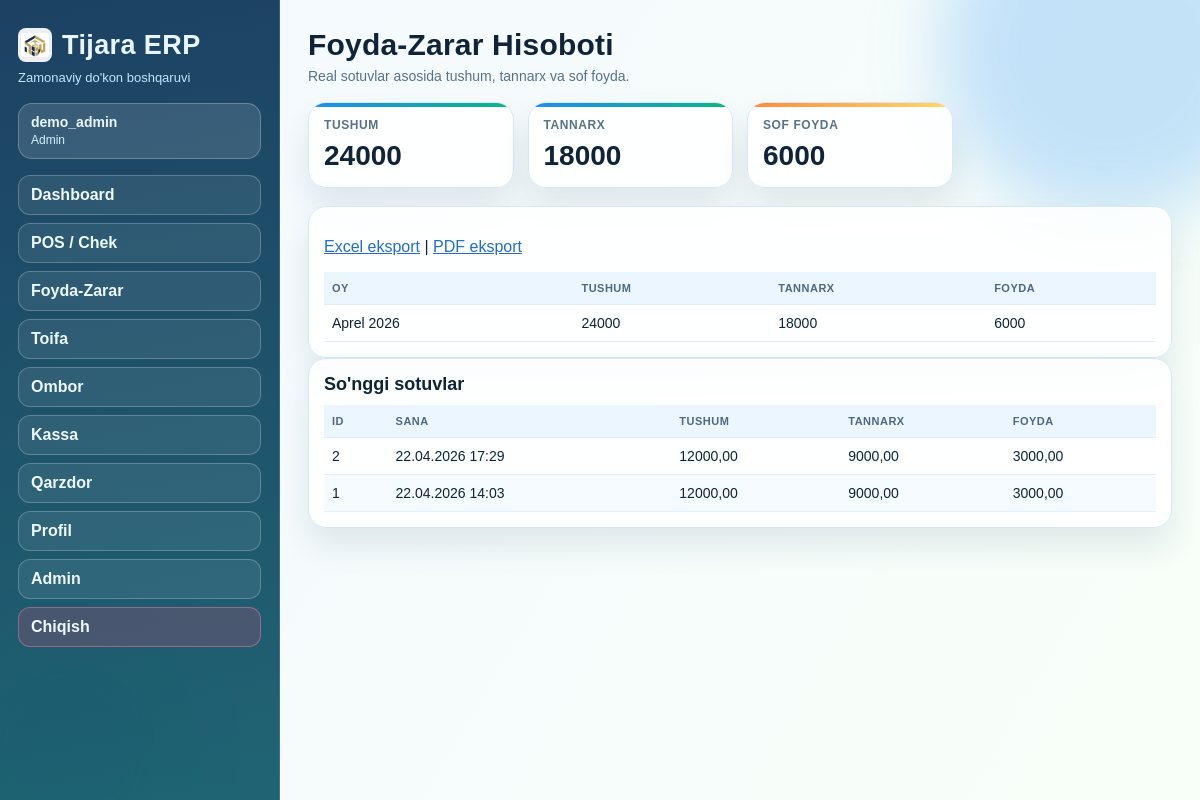
The page /savdo/profit/ (signed in) on the database its author committed.
### savdo/models.py (models this page shows, shortened)
class Sale(models.Model):
    customer_name = models.CharField(max_length=150, blank=True)
    note = models.CharField(max_length=255, blank=True)
    sold_at = models.DateTimeField(default=timezone.now)
    operator = models.ForeignKey(
        settings.AUTH_USER_MODEL, null=True, blank=True, on_delete=models.SET_NULL, related_name="sales"
    )
    cash_account = models.ForeignKey(
        CashAccount, on_delete=models.PROTECT, related_name="sales", null=True, blank=True
    )
    total_amount = models.DecimalField(max_digits=14, decimal_places=2, default=0)
    total_cost = models.DecimalField(max_digits=14, decimal_places=2, default=0)
    profit_amount = models.DecimalField(max_digits=14, decimal_places=2, default=0)
    is_finalized = models.BooleanField(default=False)
    finalized_at = models.DateTimeField(null=True, blank=True)
    created_at = models.DateTimeField(auto_now_add=True)
    class Meta:
        ordering = ["-sold_at"]
        verbose_name = "Sotuv"
        verbose_name_plural = "Sotuvlar"

### savdo/views.py (the view)
# urls.py: path("profit/", views.profit_report, name="web-profit"),
@login_required
def profit_report(request):
    money_field = DecimalField(max_digits=14, decimal_places=2)
    money_zero = Value(0, output_field=money_field)
    totals = Sale.objects.filter(is_finalized=True).aggregate(
        revenue=Coalesce(Sum("total_amount", output_field=money_field), money_zero, output_field=money_field),
        cost=Coalesce(Sum("total_cost", output_field=money_field), money_zero, output_field=money_field),
        profit=Coalesce(Sum("profit_amount", output_field=money_field), money_zero, output_field=money_field),
    )
    by_month = (
        Sale.objects.filter(is_finalized=True)
        .annotate(month=TruncMonth("sold_at"))
        .values("month")
        .annotate(
            revenue=Coalesce(Sum("total_amount", output_field=money_field), money_zero, output_field=money_field),
            cost=Coalesce(Sum("total_cost", output_field=money_field), money_zero, output_field=money_field),
            profit=Coalesce(Sum("profit_amount", output_field=money_field), money_zero, output_field=money_field),
        )
        .order_by("-month")[:12]
    )
    recent_sales = Sale.objects.filter(is_finalized=True).order_by("-sold_at")[:20]
    return render(
        request,
        "profit_report.html",
        {"totals": totals, "by_month": by_month, "recent_sales": recent_sales},
    )

### templates/profit_report.html (shortened to what this page needs)
{% extends "base.html" %}
{% block content %}
<section class="header">
    <h2>Foyda-Zarar Hisoboti</h2>
    <p>Real sotuvlar asosida tushum, tannarx va sof foyda.</p>
</section>
<section class="cards">
    <article class="card"><h3>Tushum</h3><strong>{{ totals.revenue }}</strong></article>
    <article class="card"><h3>Tannarx</h3><strong>{{ totals.cost }}</strong></article>
    <article class="card"><h3>Sof foyda</h3><strong>{{ totals.profit }}</strong></article>
</section>
<section class="panel">
    <p>
        <a href="{% url 'export-sales-excel' %}">Excel eksport</a> |
        <a href="{% url 'export-sales-pdf' %}">PDF eksport</a>
    </p>
    <table>
        <thead><tr><th>Oy</th><th>Tushum</th><th>Tannarx</th><th>Foyda</th></tr></thead>
        <tbody>
            {% for r in by_month %}
            <tr>
                <td>{{ r.month|date:"F Y" }}</td>
                <td>{{ r.revenue }}</td>
                <td>{{ r.cost }}</td>
                <td>{{ r.profit }}</td>
            </tr>
            {% empty %}
            <tr><td colspan="4">Ma'lumot yo'q.</td></tr>
            {% endfor %}
        </tbody>
    </table>
</section>
<section class="panel">
    <h3>So'nggi sotuvlar</h3>
    <table>
        <thead><tr><th>ID</th><th>Sana</th><th>Tushum</th><th>Tannarx</th><th>Foyda</th></tr></thead>
        <tbody>
            {% for s in recent_sales %}
            <tr>
                <td>{{ s.id }}</td>
                <td>{{ s.sold_at|date:"d.m.Y H:i" }}</td>
                <td>{{ s.total_amount }}</td>
                <td>{{ s.total_cost }}</td>
                <td>{{ s.profit_amount }}</td>
            </tr>
            {% empty %}
            <tr><td colspan="5">Sotuv topilmadi.</td></tr>
            {% endfor %}
        </tbody>
    </table>
</section>
{% endblock %}

### templates/base.html (shortened to what this page needs)
{% load static %}
<!DOCTYPE html>
<html lang="uz">
<head>
    <link rel="stylesheet" href="{% static 'css/app.css' %}">
</head>
<body>
    <div class="bg-orb orb-one"></div>
    <div class="bg-orb orb-two"></div>
    <div class="layout">
        <aside class="sidebar">
            <div class="brand-wrap">
                <img class="brand-logo" src="{% static 'img/tijara-logo.png' %}" alt="Tijara logo">
                <h1>Tijara ERP</h1>
            </div>
            <p>Zamonaviy do'kon boshqaruvi</p>
            {% if user.is_authenticated %}
            <div class="user-chip">
                <strong>{{ user.username }}</strong>
                <span>{% if user.is_superuser or user.is_staff %}Admin{% else %}Operator{% endif %}</span>
            </div>
            {% endif %}
            <nav>
                {% if user.is_authenticated %}
                    {% if user.is_superuser or user.is_staff %}
                    <a class="nav-link" href="{% url 'web-dashboard' %}">Dashboard</a>
                    <a class="nav-link" href="{% url 'web-pos' %}">POS / Chek</a>
                    <a class="nav-link" href="{% url 'web-profit' %}">Foyda-Zarar</a>
                    <a class="nav-link" href="{% url 'web-toifa' %}">Toifa</a>
                    <a class="nav-link" href="{% url 'web-ombor' %}">Ombor</a>
                    <a class="nav-link" href="{% url 'web-kassa' %}">Kassa</a>
                    <a class="nav-link" href="{% url 'web-qarzdor' %}">Qarzdor</a>
                    <a class="nav-link" href="{% url 'web-profil' %}">Profil</a>
                    <a class="nav-link" href="/admin/">Admin</a>
                    {% endif %}
                    <a class="nav-link nav-danger" href="{% url 'logout' %}">Chiqish</a>
                {% else %}
                    <a class="nav-link" href="{% url 'login' %}">Kirish</a>
                    <a class="nav-link" href="/admin/login/">Admin kirish</a>
                {% endif %}
            </nav>
        </aside>
        <main class="content">
            {% block content %}{% endblock %}
        </main>
    </div>
</body>
</html>

### static/css/app.css (style rules this page uses)
:root { --bg-1: #f4f9ff; --bg-2: #f8fff8; --text: #0f2438; --muted: #58718b; --line: #d8e7f5; --card: rgba(255, 255, 255, 0.86); --glass: blur(10px); --brand-a: #1f8ef1; --brand-b: #0bb783; --brand-c: #ff8a3d; --danger: #f0446f; --shadow: 0 18px 32px rgba(17, 52, 84, 0.1); }
* { box-sizing: border-box; }
body { margin: 0; font-family: "Sora", "Manrope", sans-serif; color: var(--text); background: linear-gradient(120deg, var(--bg-1), var(--bg-2)); }
a { color: #226eca; }
.bg-orb { position: fixed; border-radius: 999px; pointer-events: none; filter: blur(35px); z-index: 0; animation: drift 12s ease-in-out infinite alternate; }
.orb-one { width: 340px; height: 340px; top: -120px; right: -80px; background: rgba(31, 142, 241, 0.24); }
.orb-two { width: 280px; height: 280px; bottom: -90px; left: -70px; background: rgba(11, 183, 131, 0.2); animation-delay: 0.8s; }
.layout { display: grid; grid-template-columns: 280px 1fr; min-height: 100vh; position: relative; z-index: 2; }
.sidebar { padding: 28px 18px; background: linear-gradient(170deg, rgba(16, 55, 90, 0.95), rgba(20, 92, 108, 0.95)); color: #eaf6ff; border-right: 1px solid rgba(255, 255, 255, 0.14); }
.brand-wrap { display: flex; align-items: center; gap: 10px; }
.brand-logo { width: 34px; height: 34px; object-fit: contain; border-radius: 8px; background: rgba(255, 255, 255, 0.92); padding: 3px; }
.sidebar h1 { margin: 0; font-size: 27px; letter-spacing: 0.4px; }
.sidebar p { margin: 8px 0 18px; color: #bee8ff; font-size: 13px; }
.user-chip { border: 1px solid rgba(255, 255, 255, 0.24); background: rgba(255, 255, 255, 0.12); border-radius: 14px; padding: 10px 12px; margin-bottom: 16px; }
.user-chip strong { display: block; font-size: 14px; }
.user-chip span { font-size: 12px; color: #d7f2ff; }
.sidebar nav { display: flex; flex-direction: column; gap: 8px; }
.nav-link { text-decoration: none; color: #eef9ff; font-weight: 600; border-radius: 12px; padding: 10px 12px; border: 1px solid rgba(255, 255, 255, 0.22); background: rgba(255, 255, 255, 0.08); transition: all 0.2s ease; }
.nav-danger { border-color: rgba(255, 149, 176, 0.4); background: rgba(240, 68, 111, 0.2); }
.content { padding: 28px; }
.header h2 { margin: 0 0 6px; font-size: 30px; letter-spacing: 0.2px; }
.header p { margin: 0 0 18px; color: var(--muted); font-size: 14px; }
.cards { display: grid; grid-template-columns: repeat(auto-fill, minmax(170px, 1fr)); gap: 14px; margin-bottom: 18px; }
.card { background: var(--card); border: 1px solid var(--line); border-radius: 18px; padding: 15px; box-shadow: var(--shadow); backdrop-filter: var(--glass); position: relative; overflow: hidden; }
.card::before { content: ""; position: absolute; top: 0; left: 0; right: 0; height: 4px; background: linear-gradient(90deg, var(--brand-a), var(--brand-b)); }
.cards .card:nth-child(3n)::before { background: linear-gradient(90deg, var(--brand-c), #ffd86a); }
.card h3 { margin: 0; font-size: 12px; color: var(--muted); font-weight: 700; text-transform: uppercase; letter-spacing: 0.6px; }
.card strong { margin-top: 8px; display: block; font-size: 28px; font-weight: 700; }
.panel { background: var(--card); border: 1px solid var(--line); border-radius: 18px; box-shadow: var(--shadow); padding: 15px; backdrop-filter: var(--glass); }
.panel h3 { margin: 0 0 10px; font-size: 18px; }
table { width: 100%; border-collapse: collapse; font-size: 14px; overflow: hidden; }
th, td { border-bottom: 1px solid #e4eef8; text-align: left; padding: 10px 8px; }
tbody tr:nth-child(even) { background: rgba(31, 142, 241, 0.04); }
th { color: #4f6983; font-size: 11px; letter-spacing: 0.5px; text-transform: uppercase; background: rgba(31, 142, 241, 0.08); }

### rows shown on the page
Sale: id "2", sold_at "22.04.2026 17:29", total_amount "12000,00", total_cost "9000,00", profit_amount "3000,00"
Sale: id "1", sold_at "22.04.2026 14:03", total_amount "12000,00", total_cost "9000,00", profit_amount "3000,00"

### other values the page prints
{{ user.username }} "demo_admin"
{{ totals.revenue }} "24000"
{{ totals.cost }} "18000"
{{ totals.profit }} "6000"
{{ r.month|date:"F Y" }} "Aprel 2026"
{{ r.revenue }} "24000"
{{ r.cost }} "18000"
{{ r.profit }} "6000"
